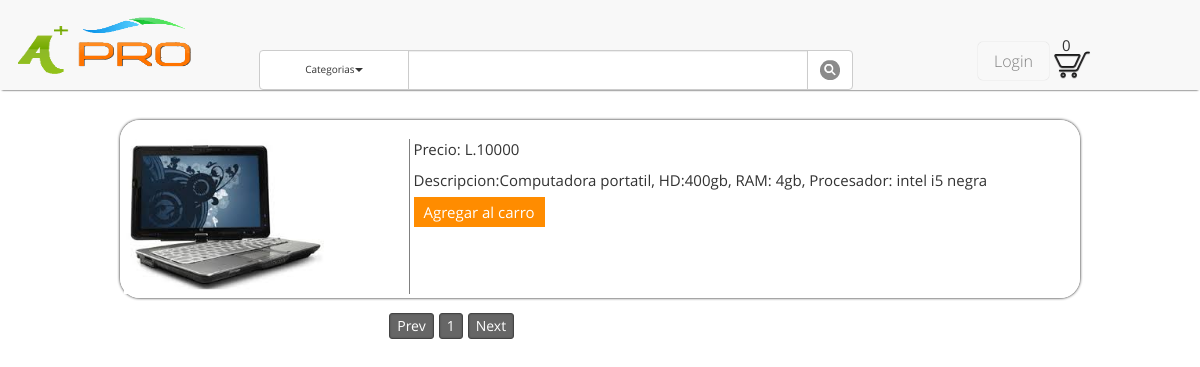
Page /mostrar.php?text=Computadora HP Notebook on the earlier database version.
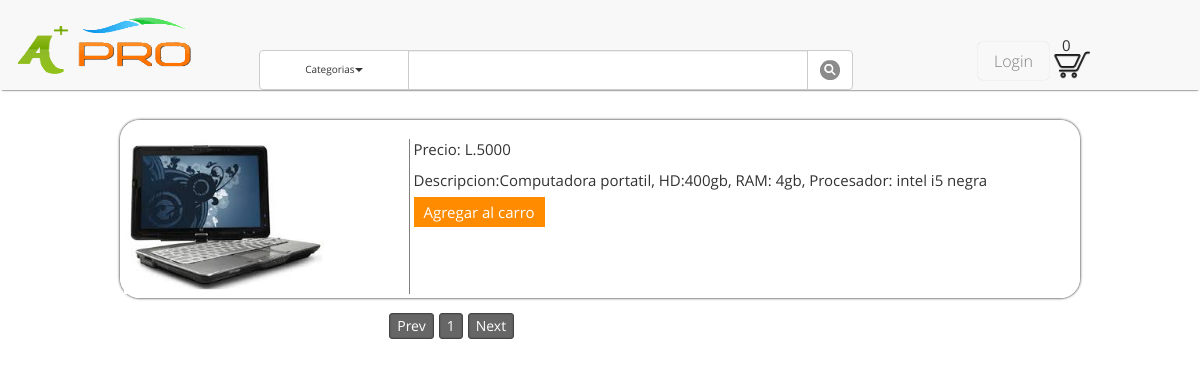
Same page on the later database version.
### tables this page shows
CREATE TABLE IF NOT EXISTS `articulo` (
  `id` int(15) NOT NULL AUTO_INCREMENT,
  `nombre_articulo` varchar(50) NOT NULL,
  `marca` varchar(50) NOT NULL,
  `precio_unidad` float NOT NULL,
  `cantidad` int(3) NOT NULL,
  `estado` int(1) NOT NULL,
  `visitas` int(15) NOT NULL,
  `descripcion` longtext NOT NULL,
  `foto_articulo` longtext NOT NULL,
  `id_usuario` int(10) NOT NULL,
  `id_categoria` int(3) NOT NULL,
  PRIMARY KEY (`id`)
);

### mostrar.php (the view, shortened to what this page needs)
<?php
	require_once("conexion.php");
	if(isset($_GET["text"]))
	{
		$texto = $_GET["text"];
		$result = mysqli_query($conexion, "SELECT * FROM articulo WHERE nombre_articulo LIKE '%$texto%'");
	}
	else
	{
		$texto = "Mostrar Productos";
		$result = mysqli_query($conexion, "SELECT * FROM articulo");
	}
?>
<html>
<head>
    <link rel="stylesheet" href="css/bootstrap.css" />
    <link rel="stylesheet" href="css/style.css">
    <link rel="stylesheet" href="css/estiloLogin.css" />
    <link rel="stylesheet" href="css/simplePagination.css">
    <link rel="stylesheet" href="css/globals.css">
</head>
<body>
	<div id="bar">
        <div id="logo">
            <a href="index.php"><img src="images/logo.png"></a>
        </div>
        <div class="dropdown" style="">
          <form id="form1" name="form1" action="mostrar.php" method="GET">
          <div class="col-lg-6">
            <div class="input-group">
              <div class="input-group-btn">
                <button type="button" id="catSeleccionada" class="btn btn-default dropdown-toggle" data-toggle="dropdown" style="height:40px;width: 150px;font-size:10px;">Categorias<span class="caret"></span></button>
              </div>
              <input type="text" name="text" class="form-control" style="width:400px;" autocomplete="off" >
              <span class="input-group-btn" style="width:100px;">
                <button id="searchButton"  class="btn btn-default" type="submit" style="height:40px;"><img src="icons/search.png"></button>
              </span>
            </div>
          </div>
          </form>
      </div>
      <div class="container">
        <section class="main">
          <span id="spLogin"><a id="btnLogin" href="#">Login</a><span>
        </section>
      </div>
      <div id="shopping_cart"><p style="padding-left:10px; margin: 0;position:relative; top: 12px;">0</p><a href="#" style="margin: 0;padding:0;"><img src="icons/cart.png"></a></div>
  </div>
	<div id="contenido">
		<?php while($row = mysqli_fetch_assoc($result)) { ?>
		<div class="articles">
			<div class="article_photo">
				<img src="<?php echo 'articulos/'.$row["foto_articulo"]; ?>">
			</div>
			<div class="detalles">
				<p><?php echo "Precio: L.".$row["precio_unidad"]; ?></p>
				<p><?php echo "Descripcion:".$row["descripcion"]; ?></p>
        <p><a  href="">Agregar al carro</a></p>
			</div>
		</div>
		<?php } mysqli_free_result($result); ?>
	</div>
	<center><div id="selector"></div></center>
</body>
</html>

### css/style.css (style rules this page uses)
html,body { width:100%;height:100%;padding:0;background:#fff;margin:0; }
a { text-decoration:none }

### css/estiloLogin.css (style rules this page uses)
*, *:after, *:before { -webkit-box-sizing: border-box; -moz-box-sizing: border-box; -ms-box-sizing: border-box; -o-box-sizing: border-box; box-sizing: border-box; padding: 0; margin: 0; }
.main { position: absolute; top: -40px; right: 30px; width: 16%; z-index: 5; }

### css/simplePagination.css (style rules this page uses)
.simple-pagination { display: block; overflow: hidden; padding: 0 5px 5px 0; margin: 0; }

### css/globals.css (style rules this page uses)
body { background: #FFF; font-family: "open_sansregular"; }
#bar { background: #F8F8F8; margin-bottom: 2em; box-shadow: 0 2px 2px -2px #000000; width: 100%; }
#btnLogin { background: #F8F8F8; border-radius: 5px; color: gray; font-size: 16px; font-family: "Open Sans"; padding: 0.5em 1em; text-decoration: none; margin: 0; z-index: -1; box-shadow: 0 0 1px rgba(0, 0, 0, 0.3); }
#logo { width: 20%; }
#logo img { height: 60px; margin: 1em; width: 200px; }
#logo, .dropdown { display: inline-block; vertical-align: bottom; }
#shopping_cart { position: absolute; right: 100px; top: 23px; width:4%; }
.dropdown, #user { display: inline-block; vertical-align: middle; }
.dropdown { width: 50%; }

### css/demo.css (style rules this page uses)
html { height: 100%; }
body { font-family: 'Lato', Calibri, Arial, sans-serif; background: #ddd url(../images/bg.jpg) repeat top left; font-weight: 300; font-size: 15px; color: #333; -webkit-font-smoothing: antialiased; overflow-y: scroll; overflow-x: hidden; }
a { color: #555; text-decoration: none; }
.container { width: 100%; position: relative; }
.main { width: 90%; margin: 0 auto; position: relative; }

### mostrar.php (style rules this page uses)
#contenido { border: 4px solid white; border-radius: 20px; box-shadow: #000 0px 0px 3px; margin: 1em auto; width: 80%; }
#selector { width: 50%; }
.articles { margin-top: 1em; width: 100%; }
.article_photo { border-right: 1px solid gray; width: 30%; }
.article_photo img { width: 200px; }
.detalles { width: 68%; }
.detalles a { background: #FF8C00; color: white; padding: 5px 10px; text-decoration: none; }
.detalles, .article_photo { display: inline-block; vertical-align: top; }
.dropdown { width: 50%; }

Differences in the rows shown:
changed articulo "Computadora portatil, HD:400gb, RAM: 4gb, Procesador: intel i5 negra": precio_unidad "10000" → "5000"
